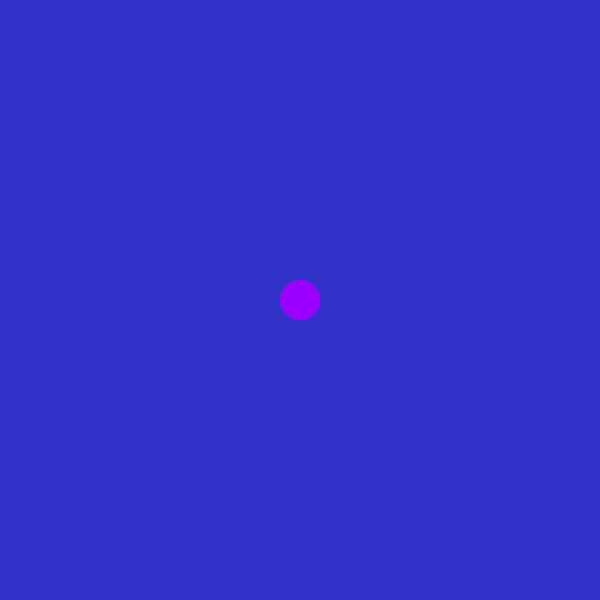
Frame 1 (no input)
Frame 60 (the mouse pressed at the canvas centre just before this capture): identical to frame 1, image omitted
Frame 120 (the mouse held since frame 60 and released just before this capture): identical to frame 1, image omitted

The Processing sketch that drew this single still picture (run headless with seeded random() and noise(); from frame 60 on, the mouse is pressed at the canvas centre):

// Processing sketch: flyer_class_video_2
// ── flyer_class_video_2.pde
/*
Flyer class, Part 2.
 Requirements:
 
 The ball should now go up and down based on gravity, and whether or not 
 you press the up arrow.
 */

Flyer f;
void setup() {
  size(600, 600);
  f = new Flyer();
}

void draw() {
  background(50, 50, 200);
  f.display();
  f.update();

  // Un-comment method calls when you are ready to test them.

  //f.grav();
  //f.flap();
}
// ── Flyer.pde
/* 
 Flyer class, part 2
 
 .  Add the physics methods:
 .      flap()
 .      grav()
 .      forces()
 .      update()
 
 */

class Flyer {

  color c;
  int rad, lives;
  float y_loc;
  float x_loc;
  float vel;
  float accel;
  float flap;
  float grav;

  Flyer() {
    lives = 0;
    c = color(155, 0, 255);
    y_loc = height/2;
    x_loc = width/2;
    vel = 0;
    accel = 0;
    flap = -5.0;
    rad = 20;
    grav = 0.2;
  }

  void giveLives() {
    lives = 3;
  }

  void forces(float f) {
    /*
    Add a force to acceleration.
     */
    accel = accel + f;
  }

  void update() {
    /* 
     Add the acceleration to the velocity.
     Add the velocity to the location.
     Set the acceleration to zero.
     Try the constrain() function to make the flyer look better.
     */

    vel = vel + accel;
    vel = constrain(vel, -5, 100);
    y_loc = y_loc + vel;
    accel = 0;
  }
  void flap() {
    /*
    If a key is pressed, and if it's coded, and if it's the UP key,
     call the forces() method with flap as the argument.
     Otherwise, do nothing.
     */

    if (keyPressed==true) {
      if (key == CODED) {
        if (keyCode == UP) {
          forces(flap);
        } else {
        }
      }
    }
  }
  void grav() {
    /*
    call the forces method with gravity as the argument.
     */
    forces(grav);
  }










  // Methods from previous parts




  void display() {
    noStroke();
    fill(c);
    ellipseMode(RADIUS);
    ellipse(x_loc, y_loc, rad, rad);
  }
  boolean fallCheck() {
    if (y_loc + rad > height) {
      lives = lives - 1;
      y_loc = height/2;
      vel = 0;
      forces(flap);
      return true;
    } else {
      return false;
    }
  }

  boolean isAlive() {
    if (lives > 0) {
      return true;
    } else {
      return false;
    }
  }
  /*
  boolean obstacleCheck(Obstacle obs) {
    float distance = dist(obs.x, obs.y, x_loc, y_loc);
    if (distance < (rad + obs.obstacleSize/2)) {
      lives = lives - 1;
      y_loc = height/2;
      forces(flap);
      return true;
    } else {
      return false;
    }
  }
  */
  int getLives() {
    return lives;
  }
}
